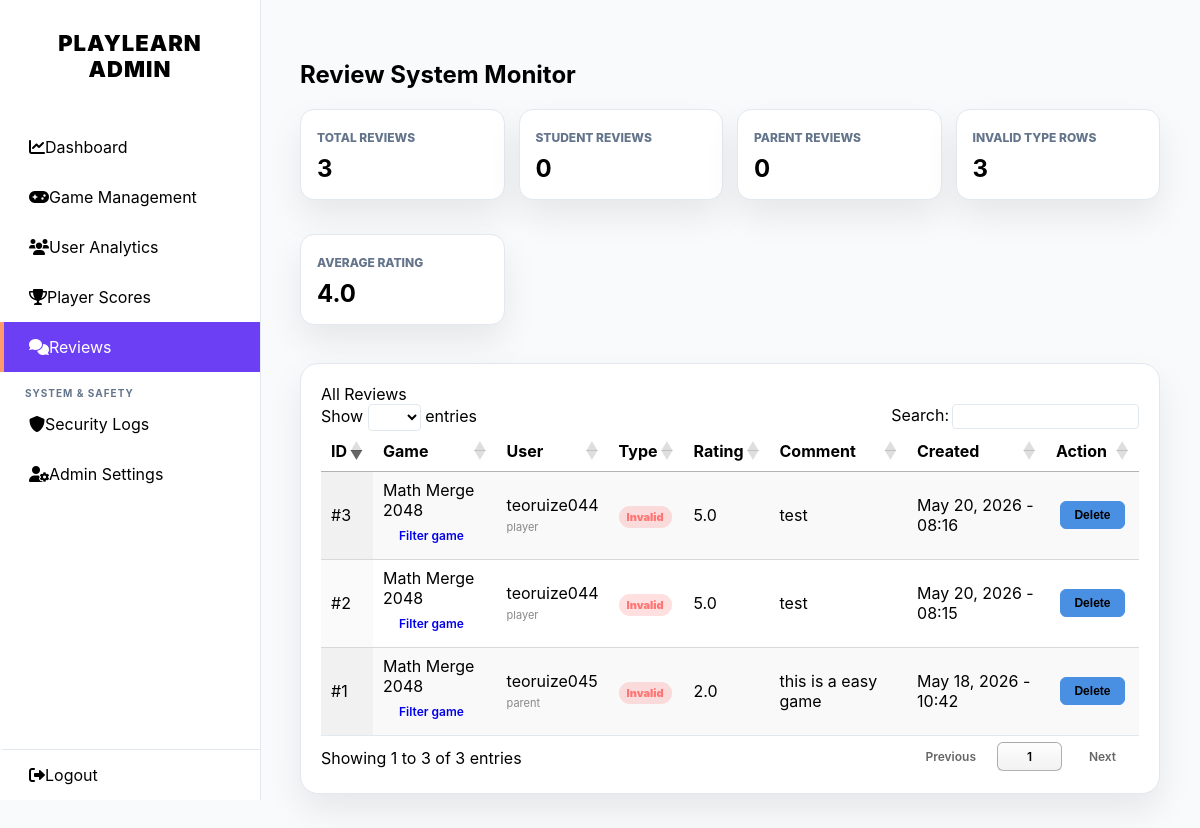
/admin_reviews.php (signed in), run on an earlier commit of the app's database.
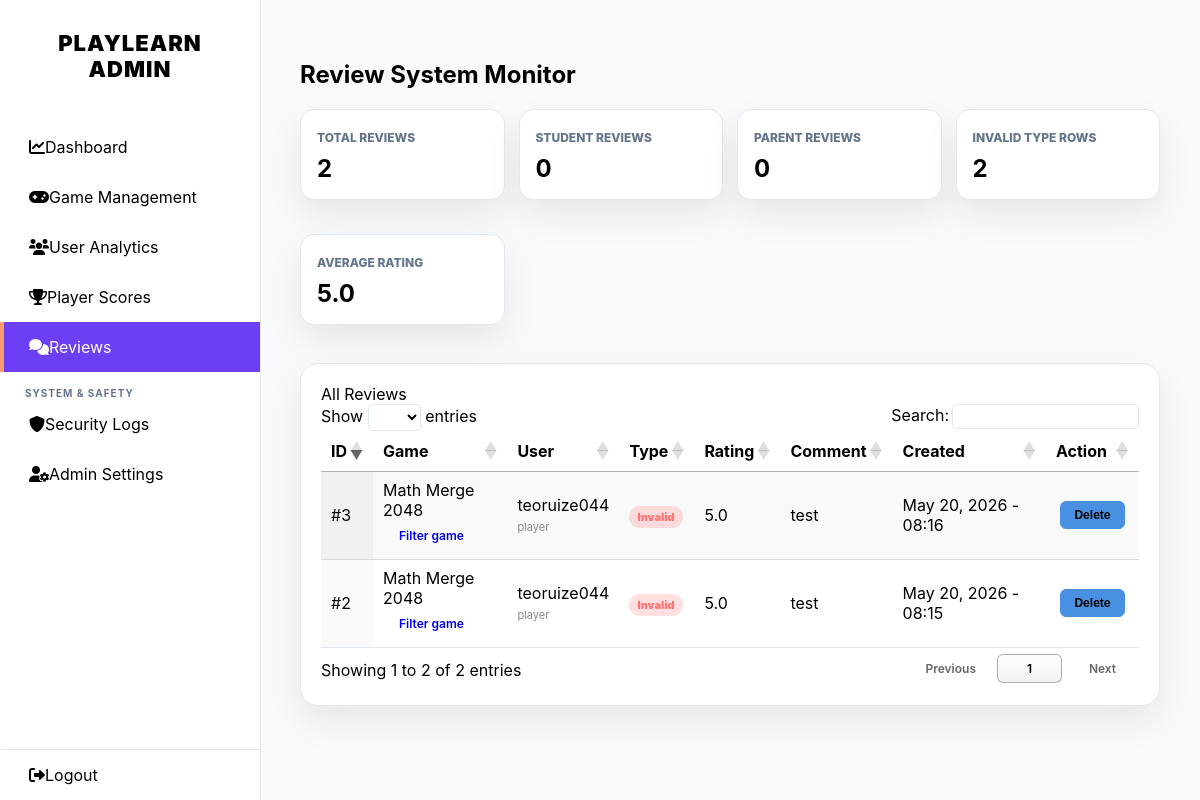
And on a later commit of the database.
### tables this page shows
CREATE TABLE `game_reviews` (
  `id` int(11) NOT NULL,
  `game_id` int(11) NOT NULL,
  `user_id` int(11) NOT NULL,
  `username` varchar(100) NOT NULL,
  `rating_type` enum('student','parent') NOT NULL,
  `rating_score` decimal(2,1) NOT NULL,
  `comment_text` text NOT NULL,
  `created_at` timestamp NULL DEFAULT current_timestamp()
);

CREATE TABLE `levels` (
  `id` int(11) NOT NULL,
  `level_name` varchar(100) NOT NULL,
  `category` varchar(50) NOT NULL DEFAULT 'Logic',
  `level_description` text DEFAULT NULL,
  `difficulty` enum('Easy','Normal','Hard') DEFAULT 'Easy',
  `target_score` int(11) DEFAULT 100,
  `image_url` varchar(255) DEFAULT 'assets/img/default_level.jpg',
  `game_url` varchar(255) NOT NULL DEFAULT 'game2048.php',
  `custom_slug` varchar(80) DEFAULT NULL,
  `package_path` varchar(255) DEFAULT NULL,
  `package_status` enum('published','draft','rejected') NOT NULL DEFAULT 'published',
  `package_manifest` text DEFAULT NULL,
  `status` enum('published','draft') DEFAULT 'published',
  `created_at` timestamp NOT NULL DEFAULT current_timestamp(),
  `is_featured` tinyint(1) DEFAULT 0,
  `is_trending` tinyint(1) DEFAULT 0,
  `editor_choice` tinyint(1) NOT NULL DEFAULT 0
);

CREATE TABLE `users` (
  `id` int(11) NOT NULL,
  `username` varchar(50) NOT NULL,
  `profile_image` varchar(255) DEFAULT NULL,
  `avatar_frame` varchar(255) DEFAULT NULL,
  `frame_expires_at` datetime DEFAULT NULL,
  `title` varchar(50) DEFAULT NULL,
  `title_expires_at` datetime DEFAULT NULL,
  `email` varchar(100) NOT NULL,
  `password` varchar(255) NOT NULL,
  `birthday` date NOT NULL,
  `gender` varchar(10) DEFAULT NULL,
  `ic_number` varchar(40) DEFAULT NULL,
  `role` enum('player','admin','parent') DEFAULT 'player',
  `level` int(11) DEFAULT 1,
  `total_exp` int(11) DEFAULT 0,
  `weekly_exp` int(11) DEFAULT 0,
  `link_code` varchar(10) DEFAULT NULL,
  `status` enum('active','banned') DEFAULT 'active',
  `ban_reason` varchar(255) DEFAULT NULL,
  `banned_at` datetime DEFAULT NULL,
  `last_login` datetime DEFAULT NULL,
  `created_at` timestamp NOT NULL DEFAULT current_timestamp(),
  `last_seen` datetime DEFAULT current_timestamp(),
  `theme_preference` varchar(10) DEFAULT 'dark'
);

### admin_reviews.php (the view, shortened to what this page needs)
<?php
require 'db_conn.php';
$current_page = 'reviews';
$where = [];
$types = '';
$params = [];
$where_sql = $where ? ('WHERE ' . implode(' AND ', $where)) : '';
$stats = [
    'total_reviews' => 0,
    'student_reviews' => 0,
    'parent_reviews' => 0,
    'invalid_reviews' => 0,
    'average_rating' => null,
];
$stats_res = $conn->query("SELECT
    COUNT(*) AS total_reviews,
    SUM(rating_type = 'student') AS student_reviews,
    SUM(rating_type = 'parent') AS parent_reviews,
    SUM(rating_type NOT IN ('student','parent') OR rating_type IS NULL OR rating_type = '') AS invalid_reviews,
    AVG(rating_score) AS average_rating
    FROM game_reviews");
if ($stats_res) {
    $stats = array_merge($stats, $stats_res->fetch_assoc());
}
$sql = "SELECT gr.*, u.email, u.role, l.level_name
        FROM game_reviews gr
        LEFT JOIN users u ON u.id = gr.user_id
        LEFT JOIN levels l ON l.id = gr.game_id
        $where_sql
        ORDER BY gr.created_at DESC, gr.id DESC";
if ($params) {
    $stmt = $conn->prepare($sql);
    $stmt->bind_param($types, ...$params);
    $stmt->execute();
    $reviews = $stmt->get_result();
} else {
    $reviews = $conn->query($sql);
}
?>
<!DOCTYPE html>
<html lang="en">
<head>
    <link rel="stylesheet" href="https://cdnjs.cloudflare.com/ajax/libs/font-awesome/6.0.0/css/all.min.css">
    <link rel="stylesheet" href="https://cdn.datatables.net/1.13.4/css/jquery.dataTables.min.css">
    <link rel="stylesheet" href="css/admin_global.css?v=<?php echo time(); ?>">
</head>
<body>
    <?php include('includes/sidebar.php'); ?>
    <main class="main-content">
        <div class="header-row">
            <h2>Review System Monitor</h2>
        </div>
        <div class="stat-grid">
            <div class="stat-card"><span>Total Reviews</span><strong><?php echo intval($stats['total_reviews']); ?></strong></div>
            <div class="stat-card"><span>Student Reviews</span><strong><?php echo intval($stats['student_reviews']); ?></strong></div>
            <div class="stat-card"><span>Parent Reviews</span><strong><?php echo intval($stats['parent_reviews']); ?></strong></div>
            <div class="stat-card"><span>Invalid Type Rows</span><strong><?php echo intval($stats['invalid_reviews']); ?></strong></div>
            <div class="stat-card"><span>Average Rating</span><strong><?php echo $stats['average_rating'] !== null ? number_format(floatval($stats['average_rating']), 1) : 'N/A'; ?></strong></div>
        </div>
        <div class="content-card">
            <span class="card-title">All Reviews</span>
            <table id="reviewsTable" class="display" style="width:100%">
                <thead>
                    <tr>
                        <th>ID</th>
                        <th>Game</th>
                        <th>User</th>
                        <th>Type</th>
                        <th>Rating</th>
                        <th>Comment</th>
                        <th>Created</th>
                        <th>Action</th>
                    </tr>
                </thead>
                <tbody>
                    <?php while ($row = $reviews->fetch_assoc()): ?>
                        <?php
                        $type = $row['rating_type'];
                        $type_class = in_array($type, ['student', 'parent'], true) ? ('type-' . $type) : 'type-invalid';
                        $type_label = in_array($type, ['student', 'parent'], true) ? ucfirst($type) : 'Invalid';
                        ?>
                        <tr>
                            <td>#<?php echo intval($row['id']); ?></td>
                            <td>
                                <?php echo htmlspecialchars($row['level_name'] ?: ('Game #' . $row['game_id'])); ?><br>
                                <a href="admin_reviews.php?game_id=<?php echo intval($row['game_id']); ?>" style="font-size:11px;">Filter game</a>
                            </td>
                            <td>
                                <?php echo htmlspecialchars($row['username']); ?><br>
                                <span style="color:#888; font-size:11px;"><?php echo htmlspecialchars($row['role'] ?: 'Unknown role'); ?></span>
                            </td>
                            <td><span class="type-pill <?php echo $type_class; ?>"><?php echo $type_label; ?></span></td>
                            <td><?php echo htmlspecialchars($row['rating_score']); ?></td>
                            <td><?php echo htmlspecialchars($row['comment_text']); ?></td>
                            <td><?php echo date('M d, Y - H:i', strtotime($row['created_at'])); ?></td>
                            <td>
                                <button
                                    type="button"
                                    class="studio-btn"
                                    style="background:#e74c3c;"
                                    data-review-id="<?php echo intval($row['id']); ?>"
                                    data-review-label="#<?php echo intval($row['id']); ?>"
                                    onclick="openDeleteReviewModal(this)">
                                    Delete
                                </button>
                            </td>
                        </tr>
                    <?php endwhile; ?>
                </tbody>
            </table>
        </div>
    </main>
</body>
</html>

### includes/sidebar.php (shortened to what this page needs)
<nav class="sidebar">
    <div class="sidebar-header">PLAYLEARN ADMIN</div>
    <div class="menu-list">
        <a href="admin_dashboard.php" class="menu-item <?php echo ($current_page == 'dashboard') ? 'active' : ''; ?>">
            <i class="fas fa-chart-line"></i> Dashboard
        </a>
        <a href="admin_games.php" class="menu-item <?php echo ($current_page == 'games') ? 'active' : ''; ?>">
            <i class="fas fa-gamepad"></i> Game Management
        </a>
        <a href="admin_users.php" class="menu-item <?php echo ($current_page == 'users') ? 'active' : ''; ?>">
            <i class="fas fa-users"></i> User Analytics
        </a>
        <a href="admin_scores.php" class="menu-item <?php echo ($current_page == 'scores') ? 'active' : ''; ?>">
            <i class="fas fa-trophy"></i> Player Scores
        </a>
        <a href="admin_reviews.php" class="menu-item <?php echo ($current_page == 'reviews') ? 'active' : ''; ?>">
            <i class="fas fa-comments"></i> Reviews
        </a>
        <div style="margin-top: 15px; padding: 0 25px; font-size: 10px; color: var(--text-gray); letter-spacing: 1px; font-weight: bold;">SYSTEM & SAFETY</div>
        <a href="admin_logs.php" class="menu-item <?php echo ($current_page == 'logs') ? 'active' : ''; ?>">
            <i class="fas fa-shield-alt"></i> Security Logs
        </a>
        <a href="admin_profile.php" class="menu-item <?php echo ($current_page == 'profile') ? 'active' : ''; ?>">
            <i class="fas fa-user-cog"></i> Admin Settings
        </a>
    </div>
    <a href="logout.php" class="menu-item" style="border-top: 1px solid var(--border-color); margin-top: auto;">
        <i class="fas fa-sign-out-alt"></i> Logout
    </a>
</nav>

### css/admin_global.css (style rules this page uses)
:root { --bg-dark: #121212; --card-dark: #1e1e1e; --sidebar-bg: #000000; --sidebar-hover: #1a1a1a; --text-main: #ffffff; --text-gray: #aaaaaa; --accent-blue: #3b5998; --border-color: #333333; --input-bg: #2a2a2a; }
body.light-mode { --bg-dark: #f8fafc; --card-dark: #ffffff; --sidebar-bg: #ffffff; --sidebar-hover: #4A90E2; --text-main: #000000; --text-gray: #64748b; --accent-blue: #4A90E2; --border-color: #e2e8f0; }
body { font-family: 'Inter', sans-serif; background-color: var(--bg-dark); color: var(--text-main); margin: 0; display: flex; transition: background-color 0.3s, color 0.3s; }
.sidebar { width: 260px; height: 100vh; background-color: var(--sidebar-bg); position: fixed; display: flex; flex-direction: column; border-right: 1px solid var(--border-color); z-index: 1000; }
.sidebar-header { padding: 30px 20px; font-size: 22px; font-weight: 900 !important; letter-spacing: 1px; color: var(--accent-blue); text-align: center; height: 62.4px; }
body.light-mode .sidebar-header { color: #000000 !important; font-weight: 900 !important; letter-spacing: 1px; }
.menu-item { padding: 15px 25px; display: flex; align-items: center; color: var(--text-gray); text-decoration: none; transition: 0.2s; border-left: 4px solid transparent; }
.menu-item:hover, .menu-item.active { color: var(--text-main); background-color: var(--sidebar-hover); border-left: 4px solid var(--accent-blue); }
body.light-mode .menu-item { color: #000000 !important; background-color: transparent !important; border-left: 4px solid transparent !important; }
body.light-mode .menu-item:hover, body.light-mode .menu-item.active { color: #ffffff !important; background-color: #4A90E2 !important; border-left: 4px solid #3b5998 !important; }
.main-content { margin-left: 260px; width: calc(100% - 260px); padding: 40px; box-sizing: border-box; }
.stat-card, .content-card { background-color: var(--card-dark); padding: 20px; border-radius: 12px; border: 1px solid var(--border-color); margin-bottom: 20px; }
h2, h3, h4, .card-title, .stat-card p { color: var(--text-main); }
table.dataTable { background-color: var(--card-dark) !important; color: var(--text-main) !important; border-bottom: 1px solid var(--border-color) !important; }
.main-content table button, .main-content table .studio-btn, .main-content table .btn-ban, .main-content table a, .main-content div[class*="card"] a, .main-content div[class*="card"] button { display: inline-block !important; vertical-align: middle !important; width: auto !important; min-width: 65px !important; padding: 6px 12px !important; font-size: 12px !important; font-weight: 600 !important; border-radius: 6px !important; text-align: center !important; text-decoration: none !important; margin: 2px 4px !important; cursor: pointer !important; transition: all 0.2s ease !important; box-sizing: border-box !important; }
.main-content table .studio-btn, .main-content table .btn-view, .main-content table button[onclick*="goToUserManagement"], .main-content table button[onclick*="viewUserDetails"], .main-content div[class*="card"] a[href*="edit"], .main-content div[class*="card"] button[onclick*="openEditModal"] { background-color: #4A90E2 !important; border: 1px solid #4A90E2 !important; color: #000000 !important; }
:root { --accent-purple: #6C3FF5; --accent-orange: #FF9B6B; --accent-yellow: #E8D754; --accent-blue: #4A90E2; }
.sidebar-header { color: var(--accent-purple); }
.menu-item:hover, .menu-item.active { border-left-color: var(--accent-orange); }
.stat-card, .content-card, .level-card { border-radius: 18px; box-shadow: 0 16px 35px rgba(0, 0, 0, 0.08); }
.studio-btn, button[type="submit"], input[type="submit"] { border-radius: 999px !important; font-weight: 800 !important; }
body.light-mode .menu-item:hover, body.light-mode .menu-item.active { background-color: var(--accent-purple) !important; border-left-color: var(--accent-orange) !important; }

### admin_reviews.php (style rules this page uses)
.stat-grid { display: grid; grid-template-columns: repeat(auto-fit, minmax(170px, 1fr)); gap: 14px; margin-bottom: 18px; }
.stat-card { background: var(--card-dark); border: 1px solid var(--border-color); border-radius: 14px; padding: 16px; }
.stat-card span { color: var(--text-gray); font-size: 12px; font-weight: 800; text-transform: uppercase; }
.stat-card strong { display: block; margin-top: 8px; font-size: 24px; }
.type-pill { padding: 4px 8px; border-radius: 999px; font-size: 11px; font-weight: 900; }
.type-invalid { background: rgba(255, 77, 77, 0.18); color: #ff7675; }

What changed in the data, as far as the page shows it:
removed game_reviews: id "1", game.level_name "Math Merge 2048", username "teoruize045", user.role "parent", rating_type "Invalid", rating_score "2.0", comment_text "this is a easy game", created_at "May 18, 2026 - 10:42"
Also different on the page:
$stats['total_reviews']: "3" → "2"
$stats['invalid_reviews']: "3" → "2"
$stats['average_rating']: "4.0" → "5.0"
text written by a page script: "Show entries Search: Showing 1 to 3 of 3 entries Previous 1 Next" → "Show entries Search: Showing 1 to 2 of 2 entries Previous 1 Next"
